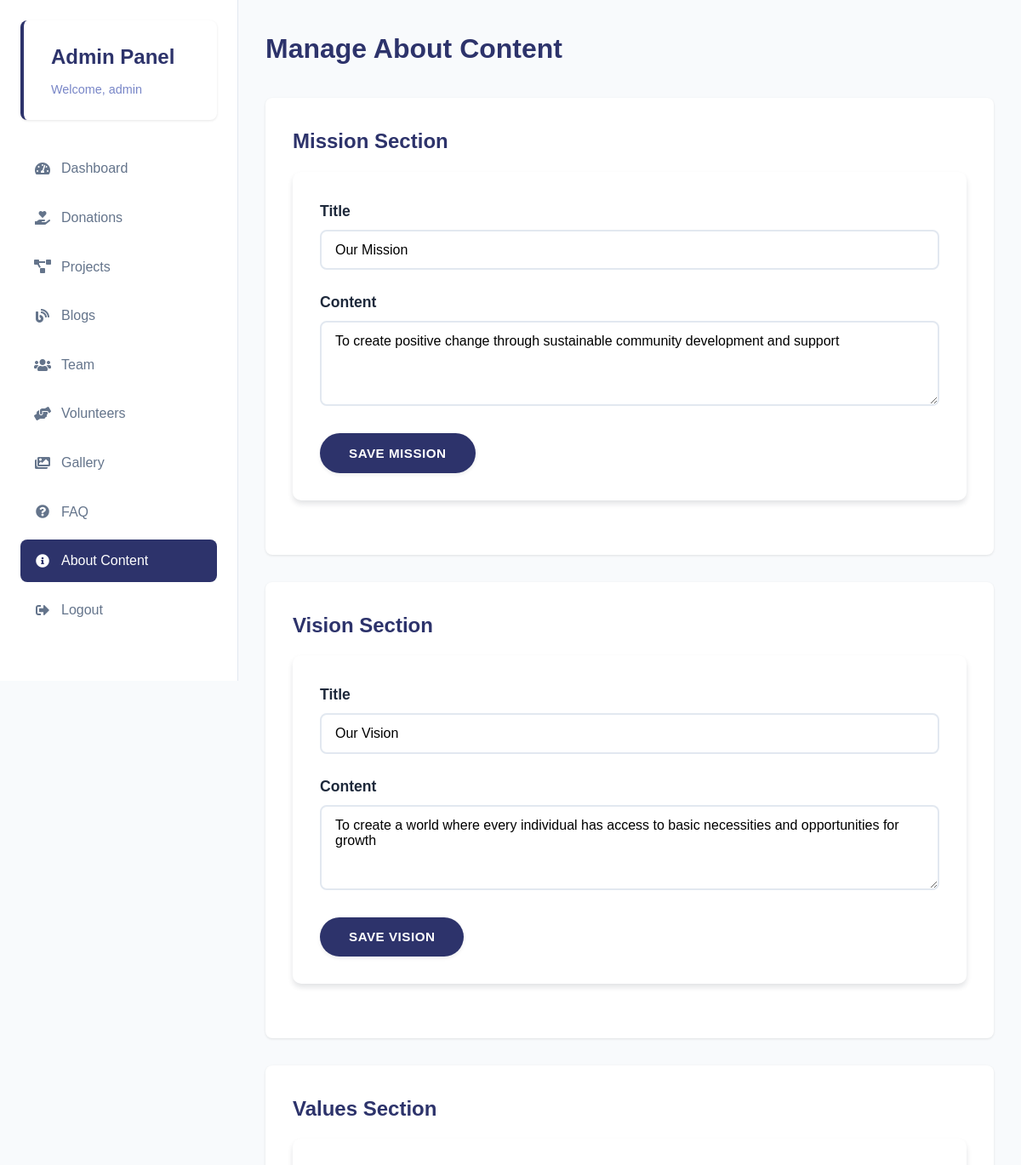
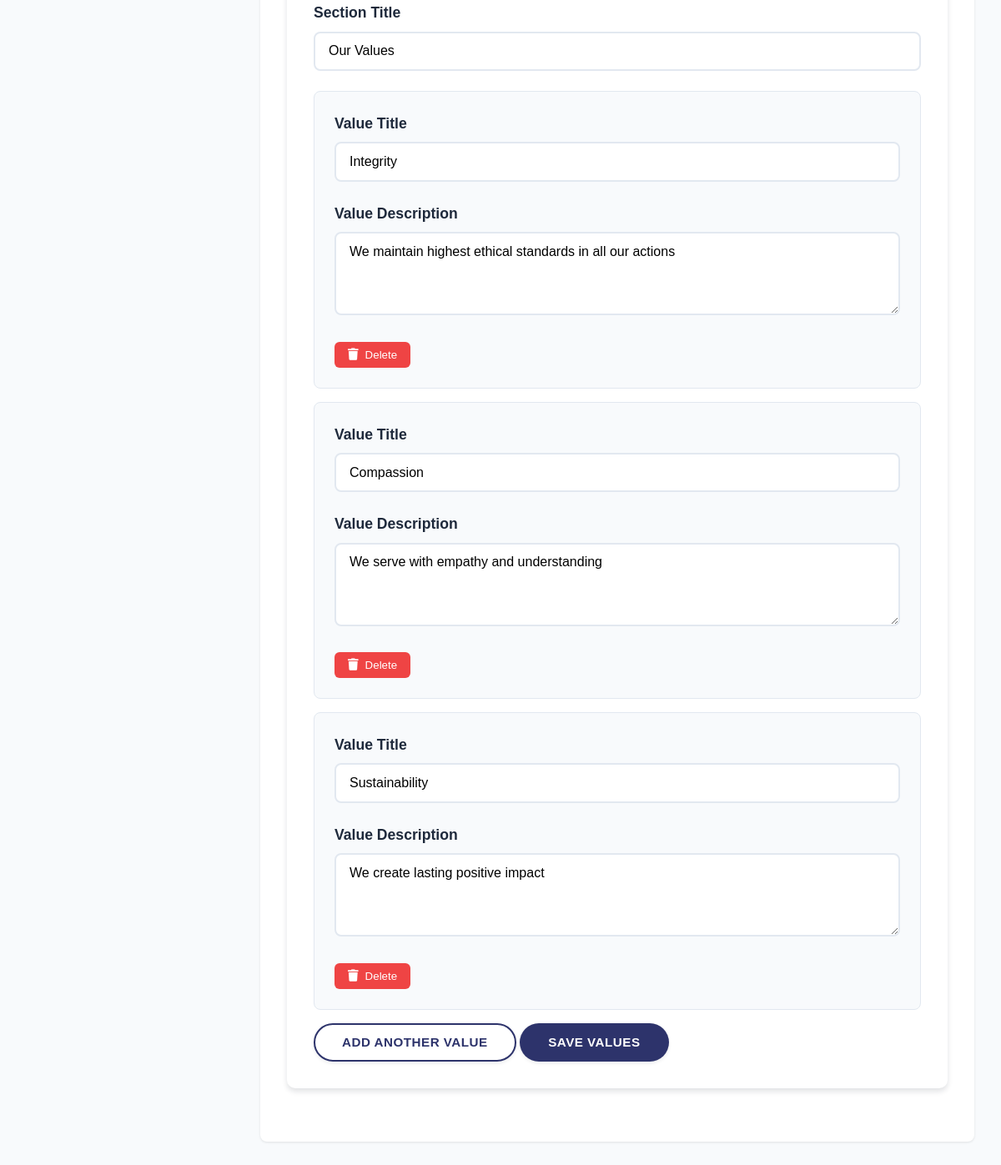
Page /admin/about.php (signed in) on the committed database (2 pictures, top to bottom).
### tables this page shows
CREATE TABLE `about_content` (
  `id` int(11) NOT NULL,
  `title` varchar(255) NOT NULL,
  `content` text DEFAULT NULL,
  `section` varchar(50) NOT NULL,
  `created_at` timestamp NOT NULL DEFAULT current_timestamp(),
  `is_deleted` tinyint(1) DEFAULT 0
);

### admin/about.php (the view, shortened to what this page needs)
<?php
$conn = mysqli_connect(DB_HOST, DB_USER, DB_PASS, DB_NAME);
$query = "SELECT * FROM about_content WHERE is_deleted = 0";
$result = mysqli_query($conn, $query);
$about_content = array();
while ($row = mysqli_fetch_assoc($result)) {
    $about_content[$row['section']] = $row;
}
?>
<!DOCTYPE html>
<html lang="en">
<head>
    <link rel="stylesheet" href="../assets/css/style.css">
    <link rel="stylesheet" href="https://cdnjs.cloudflare.com/ajax/libs/font-awesome/5.15.4/css/all.min.css">
</head>
<body>
    <div class="admin-dashboard">
        <?php include 'includes/sidebar.php'; ?>
        <main class="admin-main">
            <h1>Manage About Content</h1>
            <div class="content-section">
                <h2>Mission Section</h2>
                <form method="POST" class="admin-form">
                    <div class="form-group">
                        <label>Title</label>
                        <input type="text" name="title" value="<?php echo isset($about_content['mission']) ? htmlspecialchars($about_content['mission']['title']) : 'Our Mission'; ?>" required>
                    </div>
                    <div class="form-group">
                        <label>Content</label>
                        <textarea name="content" required><?php echo isset($about_content['mission']) ? htmlspecialchars($about_content['mission']['content']) : ''; ?></textarea>
                    </div>
                    <button type="submit" class="cta-button">Save Mission</button>
                </form>
            </div>
            <div class="content-section">
                <h2>Vision Section</h2>
                <form method="POST" class="admin-form">
                    <div class="form-group">
                        <label>Title</label>
                        <input type="text" name="title" value="<?php echo isset($about_content['vision']) ? htmlspecialchars($about_content['vision']['title']) : 'Our Vision'; ?>" required>
                    </div>
                    <div class="form-group">
                        <label>Content</label>
                        <textarea name="content" required><?php echo isset($about_content['vision']) ? htmlspecialchars($about_content['vision']['content']) : ''; ?></textarea>
                    </div>
                    <button type="submit" class="cta-button">Save Vision</button>
                </form>
            </div>
            <div class="content-section">
                <h2>Values Section</h2>
                <form method="POST" class="admin-form" id="valuesForm">
                    <div class="form-group">
                        <label>Section Title</label>
                        <input type="text" name="title" value="<?php echo isset($about_content['values']) ? htmlspecialchars($about_content['values']['title']) : 'Our Values'; ?>" required>
                    </div>
                    <div id="values-container">
                        <?php
                        $values = isset($about_content['values']) ? json_decode($about_content['values']['content'], true) : [];
                        foreach ($values as $value):
                        ?>
                            <div class="value-item">
                                <div class="form-group">
                                    <label>Value Title</label>
                                    <input type="text" name="value_titles[]" value="<?php echo htmlspecialchars($value['title']); ?>" required>
                                </div>
                                <div class="form-group">
                                    <label>Value Description</label>
                                    <textarea name="value_descriptions[]" required><?php echo htmlspecialchars($value['description']); ?></textarea>
                                </div>
                                <button type="button" class="delete-value" onclick="deleteValue(this)">
                                    <i class="fas fa-trash"></i> Delete
                                </button>
                            </div>
                        <?php endforeach; ?>
                    </div>
                    <button type="button" onclick="addValue()" class="cta-button secondary">Add Another Value</button>
                    <button type="submit" class="cta-button">Save Values</button>
                </form>
            </div>
        </main>
    </div>
</body>
</html>

### assets/css/style.css (style rules this page uses)
:root { --primary-color: #2d336b; --secondary-color: #7886c7; --accent-color: #fff2f2; --text-color: #1e293b; --light-bg: #e6f3ff; --white: #ffffff; --gradient: linear-gradient(135deg, #1e3a8a, #7886c7); --gradient-accent: linear-gradient(135deg, #1e3a8a, #2563eb); --shadow-sm: 0 2px 4px rgba(15, 23, 42, 0.08); --shadow-md: 0 4px 6px rgba(15, 23, 42, 0.12); --shadow-lg: 0 8px 16px rgba(15, 23, 42, 0.15); --transition: all 0.3s ease; }
* { margin: 0; padding: 0; box-sizing: border-box; }
body { font-family: "Nunito", sans-serif; line-height: 1.6; color: var(--text-color); overflow-x: hidden; }
.cta-button { display: inline-block; padding: 0.8rem 2rem; color: var(--white); text-decoration: none; border-radius: 50px; font-weight: 600; font-size: 0.95rem; letter-spacing: 0.5px; transition: all 0.3s ease; text-transform: uppercase; box-shadow: var(--shadow-sm); background: var(--primary-color); border: 2px solid transparent; }
.cta-button.secondary { background: transparent; border: 2px solid var(--primary-color); color: var(--primary-color); }
.form-group { margin-bottom: 1rem; }
.form-group label { display: block; margin-bottom: 0.8rem; color: var(--text-color); font-weight: 600; font-size: 1.1rem; }
.form-group input, .form-group textarea { width: 100%; padding: 1rem; border: 2px solid #e2e8f0; border-radius: 8px; font-family: inherit; font-size: 1rem; transition: border-color 0.3s ease; }
.form-group textarea { height: 200px; resize: vertical; }
.form-group { margin-bottom: 1.5rem; }
.form-group label { display: block; margin-bottom: 0.5rem; color: var(--text-color); font-weight: 600; }
.form-group input, .form-group select, .form-group textarea { width: 100%; padding: 0.8rem 1rem; border: 2px solid #e2e8f0; border-radius: 8px; font-family: inherit; font-size: 1rem; transition: all 0.3s ease; }
.form-group textarea { height: 100px; resize: vertical; }
.admin-dashboard { display: flex; min-height: 100vh; background: #f8fafc; }
.admin-form { background: var(--white); padding: 2rem; border-radius: 10px; box-shadow: var(--shadow-md); margin-bottom: 2rem; }
.content-section { background: white; padding: 2rem; border-radius: 8px; box-shadow: 0 1px 3px rgba(0, 0, 0, 0.1); margin-bottom: 2rem; }
.content-section h2 { color: var(--primary-color); font-size: 1.5rem; margin-bottom: 1rem; }
.value-item { background: #f8fafc; padding: 1.5rem; border-radius: 8px; margin-bottom: 1rem; border: 1px solid #e2e8f0; }
.admin-main { flex: 1; margin-left: 280px; padding: 2rem; background: #f8fafc; min-height: 100vh; }
.admin-main h1 { color: var(--primary-color); font-size: 2rem; margin-bottom: 2rem; font-weight: 700; }
.delete-value { background: #ef4444; color: white; border: none; padding: 0.5rem 1rem; border-radius: 6px; cursor: pointer; display: flex; align-items: center; gap: 0.5rem; margin-top: 1rem; transition: background-color 0.3s ease; }
.delete-value i { font-size: 0.9rem; }

### rows in the picture
about_content: title "Our Mission", content "To create positive change through sustainable community development and support"
about_content: title "Our Vision", content "To create a world where every individual has access to basic necessities and opportunities for growth"
about_content: title "Our Values"

### other values in the picture
$_SESSION['admin_username'] "admin"
